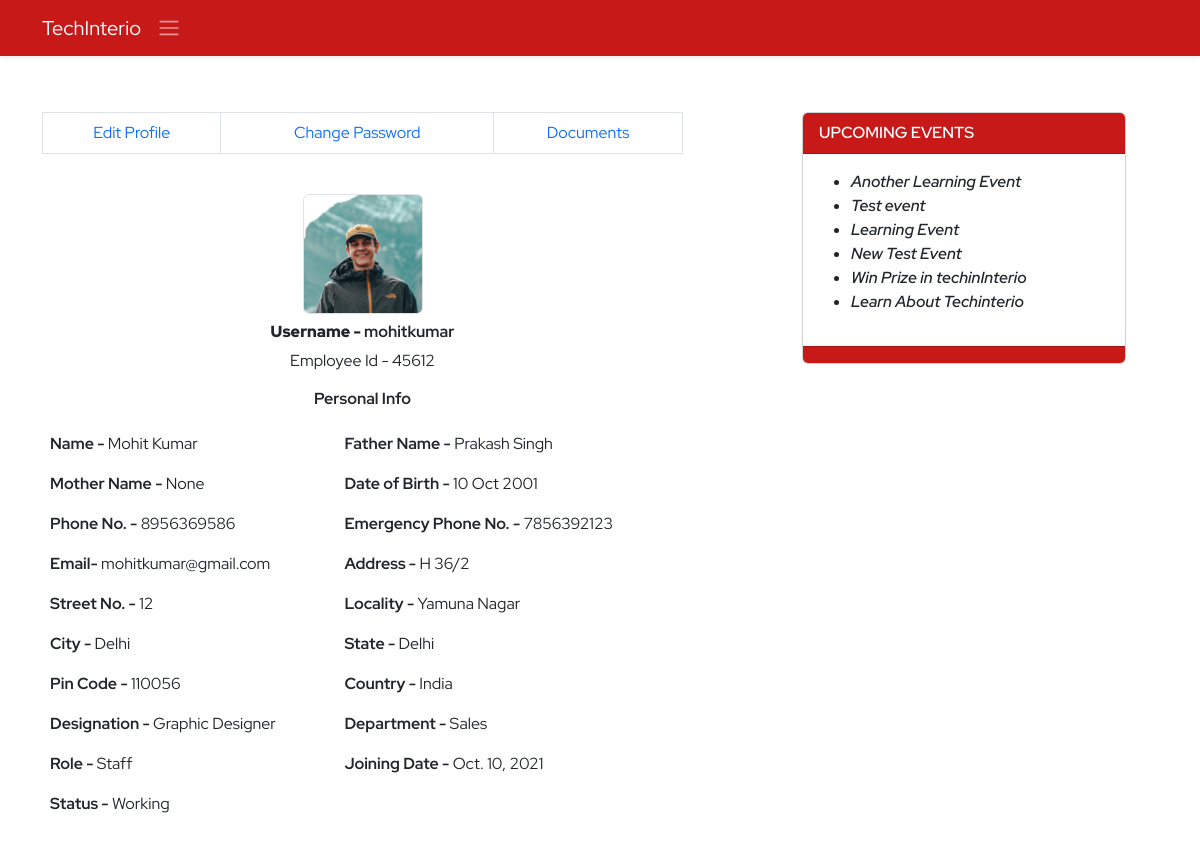
The app's page /ems/profile/ (signed in), older data.
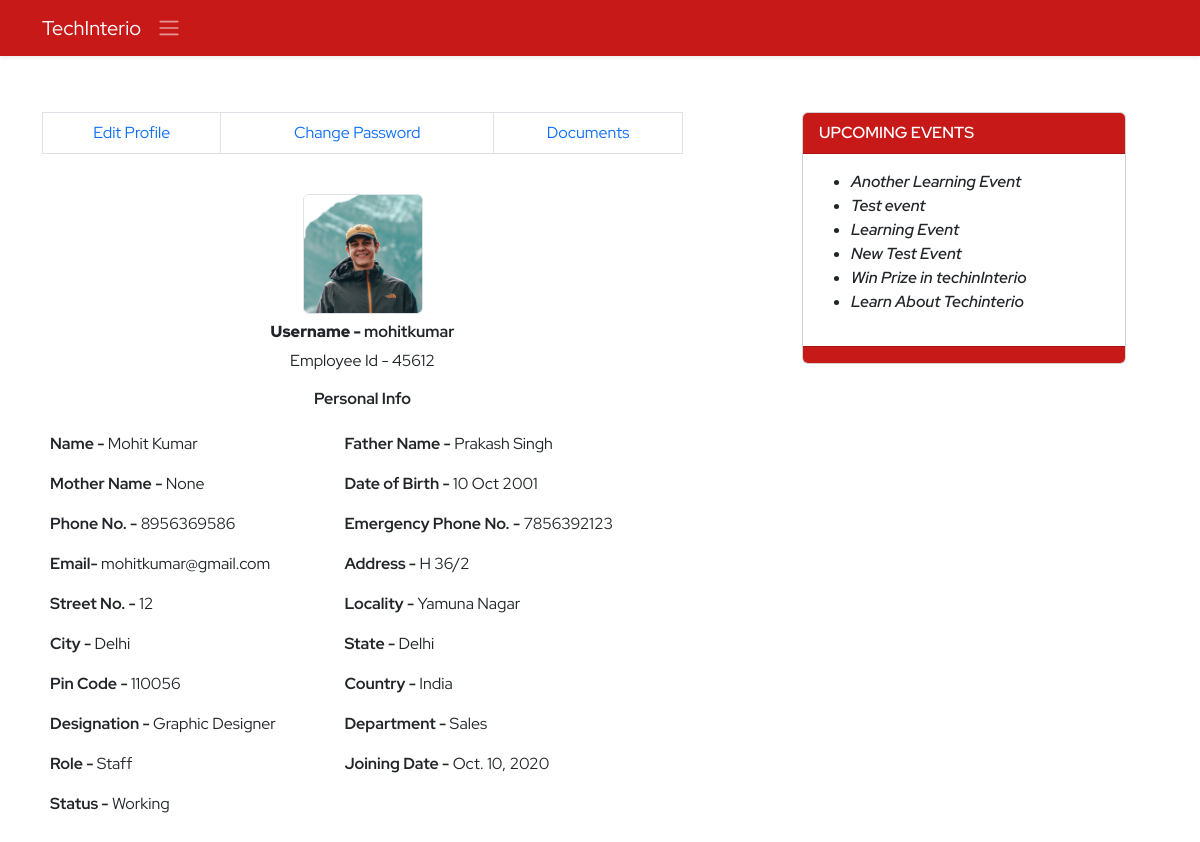
The same page, newer data.
### ems/models.py (models this page shows, shortened)
class Employee(models.Model):
    empid=models.AutoField(primary_key=True)
    employeeid=models.IntegerField(unique=True, null=True, blank=True)
    user=models.OneToOneField(User,on_delete=models.CASCADE)
    name=models.CharField(max_length=50)
    father_name=models.CharField(max_length=50)
    mother_name=models.CharField(max_length=50,null=True,blank=True)
    avtar=models.ImageField(upload_to='employee_profile_images', blank=True , default='profile.jpg')
    dob=models.DateField()
    email=models.EmailField(max_length=100)
    mobile_no=models.IntegerField()
    emergency_mobile_no=models.IntegerField(null=True,blank=True)
    address=models.OneToOneField(Address, on_delete=models.CASCADE,blank=True, null=True,)
    designation=models.CharField(max_length=70,null=True, blank=True)
    role=models.ForeignKey(Role, on_delete=models.SET_NULL,blank=True, null=True,)
    department=models.ForeignKey(Department, on_delete=models.SET_NULL,blank=True, null=True,)
    joining_date=models.DateField(null=True, blank=True)
    status=models.CharField(max_length=15)
    @property
    def imageURL(self):
        try:
            url=self.avtar.url
        except:
            url=''
        return url
    class Meta:
        ordering = ('name',)

class Department(models.Model):
    name=models.CharField(max_length=70, unique=True)
    description=models.TextField(max_length=200)
    created_at = models.DateTimeField(auto_now_add=True,blank=True,null=True)
    updated_at = models.DateTimeField(auto_now=True,blank=True,null=True)
    def __str__(self):
        return self.name

class Role(models.Model):
    name=models.CharField(max_length=70, unique=True)
    description=models.TextField(max_length=200)
    created_at = models.DateTimeField(auto_now_add=True,blank=True,null=True)
    updated_at = models.DateTimeField(auto_now=True,blank=True,null=True)
    def __str__(self):
        return self.name

### ems/views.py (the view, shortened to what this page needs)
# urls.py: path('profile/',profile,name='profile'),
def profile(request):
    context={}
    try:
        if request.user.is_authenticated:
            if not request.user.is_superuser:
                try:
                    events=Events.objects.exclude(is_completed=True).order_by('-id')[:10]
                    profile=Employee.objects.get(user=request.user)
                    address=Address.objects.get(user=request.user)
                    dob=str(profile.dob).split('-')
                    now=datetime.now()
                    day=now.day
                    month=now.month
                    year=now.year
                    dob_day=int(dob[2])
                    dob_month=int(dob[1])
                    dob_year=int(dob[0])
                    name=str(profile.name).split(' ')
                    if dob_month == month and dob_day == day:
                        print('Happy Birthday to ',profile.name)
                        context['birthday']=True
                        context['name']=name[0]
                    else:
                        context['birthday']=False
                    if profile.joining_date != '':
                        print('inside annivarsary')
                        joining_date=str(profile.joining_date).split('-')
                        j_day=int(joining_date[2])
                        j_month=int(joining_date[1])
                        j_year=int(joining_date[0])
                        completed_yers=year-j_year
                    else:
                        messages.warning(request,'Please Add Joining Date!')
                    context['profile']=profile
                    context['address']=address
                    context['events']=events
                except Exception as e:
                    print('Profile Inside Exception : ',e)
                    messages.warning(request, 'Profile Not found Please contact Admin')
                    return redirect('ems:ems')
                return render(request,'ems/profile.html',context)
            else:
                return redirect('ems:ems')
        else:
            messages.warning(request,'Please Login!')
            return redirect('home:login')
    except Exception as e:
        print('Profile Exception : ',e)
    return redirect('/')

### ems/templates/ems/profile.html (shortened to what the changed rows need)
{% extends './base.html' %}
{% block body %}
<section class="py-5">
    <div class="container">
        <div class="row d-flex justify-content-between">
            <div class="col-7 ">
                <div class="personal-info">
                    <table class="table table-borderless">
                        <tr>
                            <td colspan="2">
                                <div class="avtar d-flex align-items-center flex-column">
                                    <img src="{{profile.imageURL}}" alt="" class="rounded border ">
                                    <div class="d-flex justify-content-between align-items-center">
                                        <h6 class="m-2 profile-title"><b>Username - </b>{{profile.user.username}}</h6>
                                    </div>
                                    <span>Employee Id - {{profile.employeeid}}</span>
                                </div>
                            </td>
                        </tr>
                        <tr>
                            <td><b>Name - </b>{{profile.name}}</td>
                            <td><b>Father Name - </b>{{profile.father_name}}</td>
                        </tr>
                        <tr>
                            <td><b>Mother Name - </b>{{profile.mother_name}}</td>
                            <td><b>Date of Birth - </b>{{profile.dob |date:'d M Y'}}</td>
                        </tr>
                        <tr>
                            <td><b>Phone No. - </b>{{profile.mobile_no}}</td>
                            <td><b>Emergency Phone No. - </b>{{profile.emergency_mobile_no}}</td>
                        </tr>
                        <tr>
                            <td><b>Email- </b>{{profile.email}}</td>
                            <td><b>Address - </b>{{address.address}}</td>
                        </tr>
                        <tr>
                            <td><b>Designation - </b>{{profile.designation}}</td>
                            <td><b>Department - </b>{{profile.department}}</td>
                        </tr>
                        <tr>
                            <td><b>Role - </b>{{profile.role}}</td>
                            <td><b>Joining Date - </b>{{profile.joining_date}}</td>
                        </tr>
                        <tr>
                            <td><b>Status - </b>{{profile.status}}</td>
                        </tr>
                    </table>
                </div>
            </div>
        </div>
    </div>
</section>
{% endblock body %}

Row changes from the older to the newer data that the page shows:
changed Employee "Mohit Kumar": joining_date "Oct. 10, 2021" → "Oct. 10, 2020"
